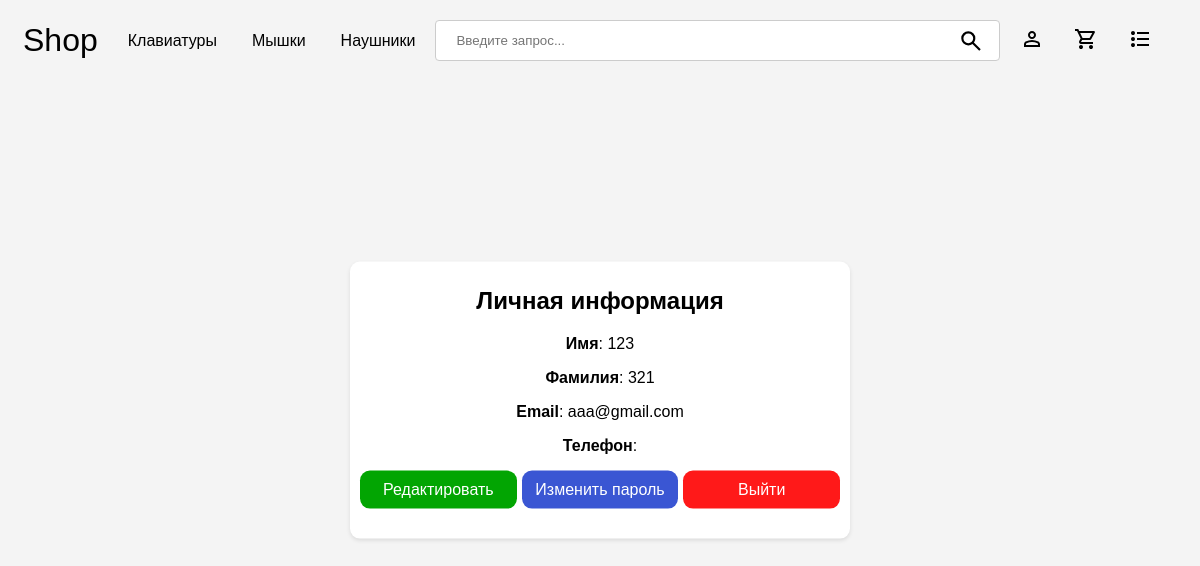
/profile/ (signed in), run on the app's committed database.
### base/models.py (models this page shows)
class User(AbstractUser):
    email = models.EmailField(null=True, unique=True)
    phone_number = models.CharField(
        max_length=20,
        validators=[phone_regex],
        null = True,
        blank=False
    )
    username = models.CharField(max_length=100, blank = True, null = True)
    USERNAME_FIELD = 'email'
    REQUIRED_FIELDS = []

### base/views.py (the view)
# urls.py: path('profile/',views.profile, name = 'profile'),
@login_required(login_url='/login')
def profile(request):
    user=request.user
    context = {'user':user}
    return render(request,'profile.html',context)

### base/context_processors.py (called while the page is built)
def cart_item_count(request):
    cart_count = 0
    cart = None
    if request.user.is_authenticated:
        cart,_ = Cart.objects.get_or_create(user=request.user)
    elif request.session.session_key != None:
        cart,_ = Cart.objects.get_or_create(session_key=request.session.session_key)
    if cart:
        cart_products = CartItem.objects.filter(cart=cart)
        if cart_products.exists():
            cart_count = cart_products.aggregate(Sum('quantity'))['quantity__sum']
        else:
            cart_count = 0
    return {'cart_item_count': cart_count}

### templates/profile.html (shortened to what this page needs)
{% load static %}
<!DOCTYPE html>
<html lang="en">
<head>
</head>
<body>
    {% include 'navbar.html' %}
    <div class="profile-container">
        <h2>Личная информация</h2>
        <p><strong>Имя</strong>: {{ user.first_name }}</p>
        <p><strong>Фамилия</strong>: {{ user.last_name }}</p>
        <p><strong>Email</strong>: {{ user.email }}</p>
        <p><strong>Телефон</strong>:
        </p>
        <div class="button-wrapper">
            <a class="button edit" href="{% url 'update-profile' %}">Редактировать</a>
            <a class="button change-password" href="{% url 'change-password' %}">Изменить пароль</a>
            <a class="button logout" href="{% url 'logout' %}">Выйти</a>
        </div>
    </div>
</body>
</html>

### templates/profile.html (style rules this page uses)
.profile-container { position: absolute; top: 50%; left: 50%; transform: translate(-50%,-50%); font-family: Arial, Helvetica, sans-serif; border-style: solid; border-width: 0px; border-radius: 10px; border-color: black; text-align: center; width: 80%; max-width: 500px; padding-bottom: 20px; background-color: white; box-shadow: 0 2px 4px rgba(0, 0, 0, 0.1); padding: 5px 0px 30px 0px; }
a { padding: 10px; text-decoration: none; color: white; border-radius: 10px; border-width: 5px; }
.edit { background-color: rgb(2, 165, 2); margin-left: 10px; margin-right: 5px; }
.change-password { background-color: rgb(58, 86, 211); margin-right: auto; margin-left:auto; }
.logout { background-color: rgb(255, 25, 25); margin-left: 5px; margin-right: 10px; }
body { background-color: #f4f4f4; overflow-y: scroll; }
.button { display:block; width:30%; }
.button-wrapper { display: flex; flex-direction: row; align-items: center; }

### data on the page
User: first_name "123", last_name "321", email "aaa@gmail.com"
